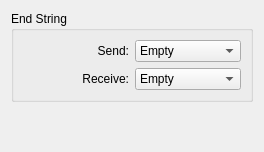
<?xml version="1.0" encoding="UTF-8"?>
<ui version="4.0">
 <class>Form_Setting</class>
 <widget class="QWidget" name="Form_Setting">
  <property name="geometry">
   <rect>
    <x>0</x>
    <y>0</y>
    <width>264</width>
    <height>152</height>
   </rect>
  </property>
  <property name="windowTitle">
   <string>Setting</string>
  </property>
  <property name="windowIcon">
   <iconset resource="source.qrc">
    <normaloff>:/icon/setting.png</normaloff>:/icon/setting.png</iconset>
  </property>
  <layout class="QGridLayout" name="gridLayout_2">
   <item row="0" column="0">
    <widget class="QGroupBox" name="groupBox">
     <property name="title">
      <string>End String</string>
     </property>
     <layout class="QGridLayout" name="gridLayout">
      <item row="0" column="1">
       <widget class="QComboBox" name="comboBox_TxEndStr">
        <item>
         <property name="text">
          <string>Empty</string>
         </property>
        </item>
        <item>
         <property name="text">
          <string>\r</string>
         </property>
        </item>
        <item>
         <property name="text">
          <string>\n</string>
         </property>
        </item>
        <item>
         <property name="text">
          <string>\r\n</string>
         </property>
        </item>
        <item>
         <property name="text">
          <string>\n\r</string>
         </property>
        </item>
       </widget>
      </item>
      <item row="0" column="0">
       <widget class="QLabel" name="label">
        <property name="text">
         <string>Send:</string>
        </property>
        <property name="alignment">
         <set>Qt::AlignRight|Qt::AlignTrailing|Qt::AlignVCenter</set>
        </property>
       </widget>
      </item>
      <item row="1" column="0">
       <widget class="QLabel" name="label_2">
        <property name="text">
         <string>Receive:</string>
        </property>
        <property name="alignment">
         <set>Qt::AlignRight|Qt::AlignTrailing|Qt::AlignVCenter</set>
        </property>
       </widget>
      </item>
      <item row="1" column="1">
       <widget class="QComboBox" name="comboBox_RxEndStr">
        <item>
         <property name="text">
          <string>Empty</string>
         </property>
        </item>
        <item>
         <property name="text">
          <string>\r</string>
         </property>
        </item>
        <item>
         <property name="text">
          <string>\n</string>
         </property>
        </item>
        <item>
         <property name="text">
          <string>\r\n</string>
         </property>
        </item>
        <item>
         <property name="text">
          <string>\n\r</string>
         </property>
        </item>
       </widget>
      </item>
     </layout>
    </widget>
   </item>
   <item row="1" column="0">
    <spacer name="verticalSpacer">
     <property name="orientation">
      <enum>Qt::Vertical</enum>
     </property>
     <property name="sizeHint" stdset="0">
      <size>
       <width>20</width>
       <height>40</height>
      </size>
     </property>
    </spacer>
   </item>
  </layout>
 </widget>
 <resources>
  <include location="source.qrc"/>
 </resources>
 <connections/>
</ui>
